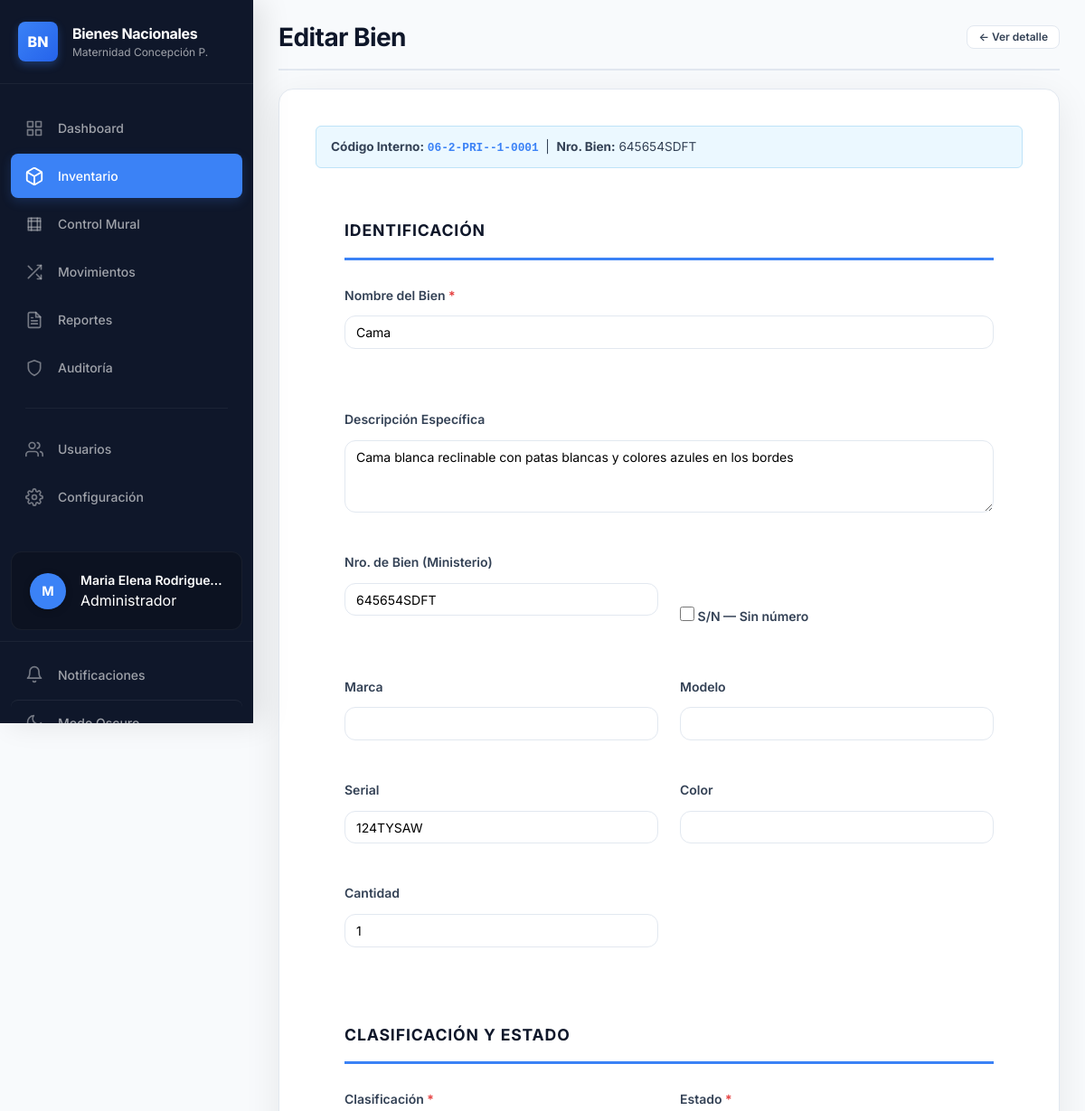
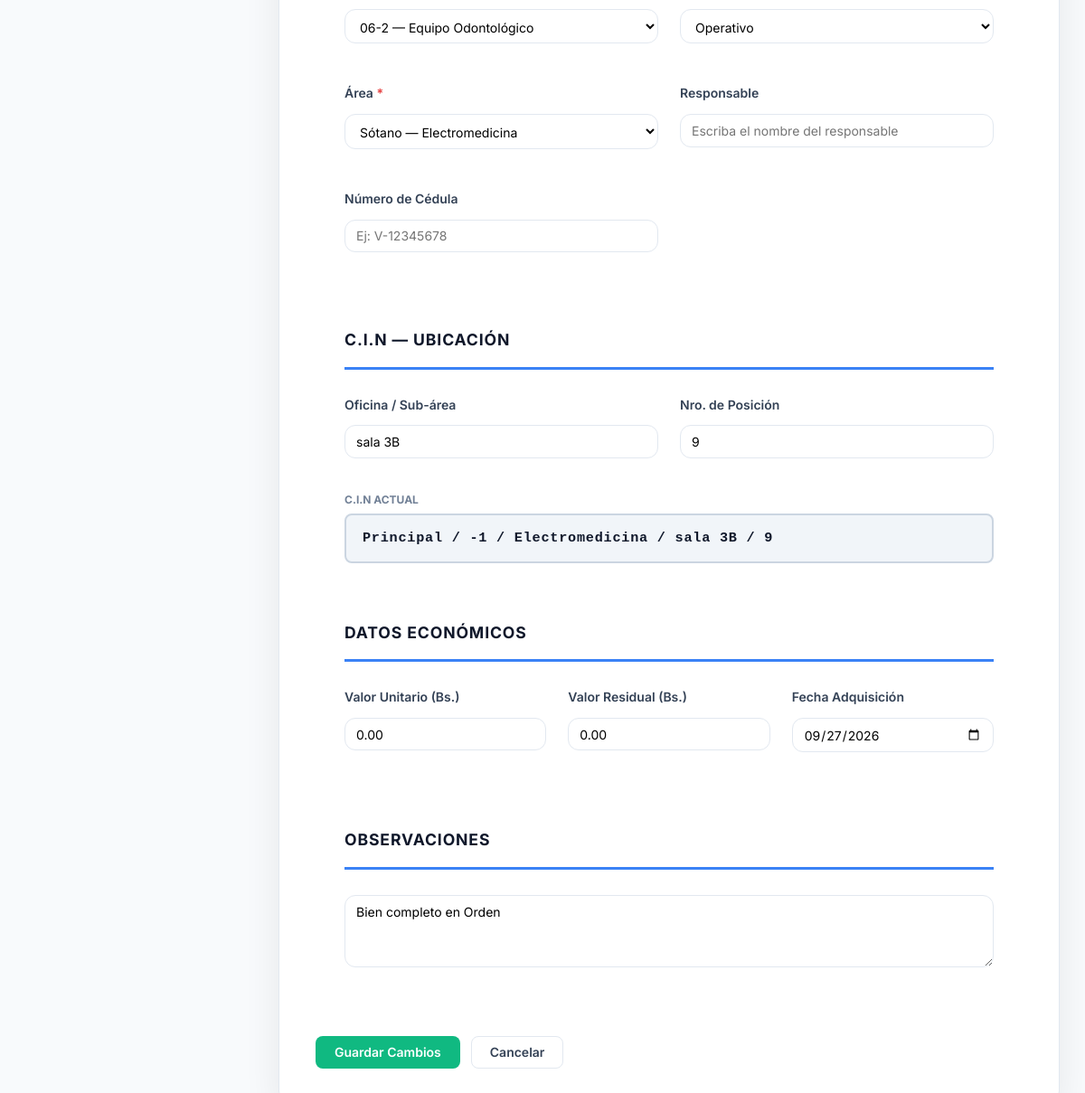
Screenshot of /public/bienes/81/editar (signed in) with the database file from the repository (2 pictures, top to bottom).
### tables this page shows
CREATE TABLE `bienes` (
  `id_bien` int(11) NOT NULL,
  `codigo_sudebip` varchar(50) NOT NULL,
  `codigo_interno` varchar(50) DEFAULT NULL,
  `codigo_ministerio` varchar(50) DEFAULT NULL,
  `nro_bien_ministerio` varchar(30) DEFAULT NULL,
  `es_sn` tinyint(1) NOT NULL DEFAULT 0,
  `nombre` varchar(255) NOT NULL,
  `descripcion` text DEFAULT NULL,
  `serial` varchar(100) DEFAULT NULL,
  `marca` varchar(100) DEFAULT NULL,
  `modelo` varchar(100) DEFAULT NULL,
  `color` varchar(50) DEFAULT NULL,
  `anio_fabricacion` smallint(6) DEFAULT NULL,
  `cantidad` smallint(6) NOT NULL DEFAULT 1,
  `condicion_inicial` enum('Nuevo','Bueno','Regular','Malo') DEFAULT NULL,
  `id_estado` int(11) NOT NULL DEFAULT 1,
  `id_tipo` int(11) DEFAULT NULL,
  `id_area` int(11) DEFAULT NULL,
  `responsable_id` int(11) DEFAULT NULL,
  `responsable_nombre` varchar(255) DEFAULT NULL,
  `responsable_cedula` varchar(20) DEFAULT NULL,
  `responsable_foto_path` varchar(500) DEFAULT NULL,
  `cin_edificio` varchar(50) DEFAULT NULL,
  `cin_piso` varchar(10) DEFAULT NULL,
  `cin_departamento` varchar(100) DEFAULT NULL,
  `cin_oficina` varchar(100) DEFAULT NULL,
  `cin_posicion` varchar(20) DEFAULT NULL,
  `numero_factura` varchar(50) DEFAULT NULL,
  `fecha_adquisicion` date DEFAULT NULL,
  `valor_inicial` decimal(15,2) DEFAULT NULL,
  `valor_residual` decimal(15,2) NOT NULL DEFAULT 0.00,
  `vida_util_anos` tinyint(4) NOT NULL DEFAULT 10,
  `observaciones` text DEFAULT NULL,
  `imagen_path` varchar(500) DEFAULT NULL,
  `created_at` timestamp NOT NULL DEFAULT current_timestamp(),
  `updated_at` timestamp NOT NULL DEFAULT current_timestamp() ON UPDATE current_timestamp()
);

CREATE TABLE `tipos_bien` (
  `id_tipo` int(11) NOT NULL,
  `codigo` varchar(10) NOT NULL,
  `nombre` varchar(100) NOT NULL,
  `descripcion` text DEFAULT NULL,
  `vida_util_anos` tinyint(4) NOT NULL DEFAULT 10,
  `categoria` varchar(50) DEFAULT NULL,
  `activo` tinyint(1) NOT NULL DEFAULT 1,
  `created_at` timestamp NOT NULL DEFAULT current_timestamp()
);

CREATE TABLE `estados` (
  `id_estado` int(11) NOT NULL,
  `nombre` varchar(50) NOT NULL,
  `descripcion` text DEFAULT NULL,
  `color` varchar(7) DEFAULT NULL COMMENT 'Color HEX para la UI',
  `es_baja` tinyint(1) NOT NULL DEFAULT 0,
  `created_at` timestamp NOT NULL DEFAULT current_timestamp()
);

### app/views/bien/edit.php (the view, shortened to what the rows shown need)
<?php
require APP_PATH . '/views/partials/sidebar.php';
?>
<main class="main-content">
    <div class="page-header">
        <h1>Editar Bien</h1>
        <a href="<?= $base_url ?>/bienes/<?= $bien['id_bien'] ?>" class="btn btn-secondary btn-sm">← Ver detalle</a>
    </div>
    <div class="form-card">
        <div style="background:#ebf8ff;border:1px solid #bee3f8;border-radius:.375rem;padding:.75rem 1rem;margin-bottom:1.5rem;font-size:.85rem">
            <strong>Código Interno:</strong> <span class="codigo-interno"><?= htmlspecialchars($bien['codigo_interno'] ?? '') ?></span>
            &nbsp;|&nbsp;
            <strong>Nro. Bien:</strong> <?= $bien['es_sn'] ? '<em>S/N</em>' : htmlspecialchars($bien['nro_bien_ministerio'] ?? '') ?>
        </div>
        <form id="editBienForm">
            <div class="form-section">
                <div class="form-section-title">Identificación</div>
                <div class="form-grid">
                    <div class="form-group full">
                        <label>Nombre del Bien <span class="req">*</span></label>
                        <input type="text" name="nombre" class="form-input" value="<?= htmlspecialchars($bien['nombre']) ?>" required>
                        <span class="form-error" id="nombre-error"></span>
                    </div>
                    <div class="form-group full">
                        <label>Descripción Específica</label>
                        <textarea name="descripcion" class="form-textarea"><?= htmlspecialchars($bien['descripcion'] ?? '') ?></textarea>
                    </div>
                    <div class="form-group">
                        <label>Nro. de Bien (Ministerio)</label>
                        <input type="text" name="nro_bien_ministerio" id="nro_bien_ministerio" class="form-input"
                               value="<?= $bien['es_sn'] ? '' : htmlspecialchars($bien['nro_bien_ministerio'] ?? '') ?>"
                               <?= $bien['es_sn'] ? 'disabled style="opacity:.4"' : '' ?>>
                        <span class="form-error" id="nro_bien_ministerio-error"></span>
                    </div>
                    <div class="form-group" style="justify-content:flex-end;padding-bottom:.3rem">
                        <label>&nbsp;</label>
                        <label class="check-group form-group" style="flex-direction:row;align-items:center;gap:.5rem;cursor:pointer">
                            <input type="checkbox" name="es_sn" id="es_sn" value="1"
                                   <?= $bien['es_sn'] ? 'checked' : '' ?>
                                   onchange="toggleNroBien(this)">
                            <span style="font-size:.875rem;font-weight:600">S/N — Sin número</span>
                        </label>
                    </div>
                    <div class="form-group">
                        <label>Marca</label>
                        <input type="text" name="marca" class="form-input" value="<?= htmlspecialchars($bien['marca'] ?? '') ?>">
                    </div>
                    <div class="form-group">
                        <label>Modelo</label>
                        <input type="text" name="modelo" class="form-input" value="<?= htmlspecialchars($bien['modelo'] ?? '') ?>">
                    </div>
                    <div class="form-group">
                        <label>Serial</label>
                        <input type="text" name="serial" class="form-input" value="<?= htmlspecialchars($bien['serial'] ?? '') ?>">
                    </div>
                    <div class="form-group">
                        <label>Color</label>
                        <input type="text" name="color" class="form-input" value="<?= htmlspecialchars($bien['color'] ?? '') ?>">
                    </div>
                    <div class="form-group">
                        <label>Cantidad</label>
                        <input type="number" name="cantidad" class="form-input" value="<?= (int)($bien['cantidad'] ?? 1) ?>" min="1">
                    </div>
                </div>
            </div>
            <div class="form-section">
                <div class="form-section-title">Clasificación y Estado</div>
                <div class="form-grid">
                    <div class="form-group">
                        <label>Clasificación <span class="req">*</span></label>
                        <select name="id_tipo" class="form-select" required>
                            <?php foreach ($tipos as $t): ?>
                            <option value="<?= $t['id_tipo'] ?>" <?= $t['id_tipo'] == $bien['id_tipo'] ? 'selected' : '' ?>>
                                <?= htmlspecialchars($t['codigo'] . ' — ' . $t['nombre']) ?>
                            </option>
                            <?php endforeach; ?>
                        </select>
                    </div>
                    <div class="form-group">
                        <label>Estado <span class="req">*</span></label>
                        <select name="id_estado" class="form-select" required>
                            <?php foreach ($estados as $e): ?>
                            <option value="<?= $e['id_estado'] ?>" <?= $e['id_estado'] == $bien['id_estado'] ? 'selected' : '' ?>>
                                <?= htmlspecialchars($e['nombre']) ?>
                            </option>
                            <?php endforeach; ?>
                        </select>
                    </div>
                    <div class="form-group">
                        <label>Área <span class="req">*</span></label>
                        <select name="id_area" id="id_area" class="form-select" required>
                            <?php
                            $edificioActual = '';
                            foreach ($areas as $a):
                                if ($a['edificio'] !== $edificioActual):
                                    echo '<optgroup label="Edificio ' . htmlspecialchars($a['edificio']) . '">';
                                    $edificioActual = $a['edificio'];
                                endif;
                                $pisoLabel = $a['piso'] == -1 ? 'Sótano' : ($a['piso'] == 0 ? 'P.Baja' : 'Piso ' . $a['piso']);
                                $sel = $a['id_area'] == $bien['id_area'] ? 'selected' : '';
                            ?>
                            <option value="<?= $a['id_area'] ?>" <?= $sel ?>
                                    data-edificio="<?= htmlspecialchars($a['edificio']) ?>"
                                    data-piso="<?= htmlspecialchars($a['piso']) ?>"
                                    data-depto="<?= htmlspecialchars($a['nombre_area']) ?>">
                                <?= htmlspecialchars($pisoLabel . ' — ' . $a['nombre_area']) ?>
                            </option>
                            <?php endforeach; if ($edificioActual !== '') echo '</optgroup>'; ?>
                        </select>
                    </div>
                    <div class="form-group">
                        <label>Responsable</label>
                        <input type="text" name="responsable_nombre" class="form-input" list="personal_list"
                               placeholder="Escriba el nombre del responsable"
                               value="<?= htmlspecialchars($bien['responsable_nombre'] ?? '') ?>">
                    </div>
                    <div class="form-group">
                        <label>Número de Cédula</label>
                        <input type="text" name="responsable_cedula" class="form-input"
                               placeholder="Ej: V-12345678" maxlength="15"
                               value="<?= htmlspecialchars($bien['responsable_cedula'] ?? '') ?>">
                    </div>
                </div>
            </div>
            <div class="form-section">
                <div class="form-section-title">C.I.N — Ubicación</div>
                <div class="form-grid">
                    <div class="form-group">
                        <label>Oficina / Sub-área</label>
                        <input type="text" name="cin_oficina" id="cin_oficina" class="form-input"
                               value="<?= htmlspecialchars($bien['cin_oficina'] ?? '') ?>">
                    </div>
                    <div class="form-group">
                        <label>Nro. de Posición</label>
                        <input type="text" name="cin_posicion" id="cin_posicion" class="form-input"
                               value="<?= htmlspecialchars($bien['cin_posicion'] ?? '') ?>">
                    </div>
                </div>
                <div style="margin-top:.75rem">
                    <label style="font-size:.75rem;font-weight:700;text-transform:uppercase;color:#718096">C.I.N Actual</label>
                    <div class="cin-preview" id="cinPreview" style="margin-top:.3rem">
                        <?= htmlspecialchars(implode(' / ', array_filter([
                            $bien['cin_edificio'] ?? $bien['edificio'] ?? '',
                            $bien['cin_piso'] ?? $bien['piso'] ?? '',
                            $bien['cin_departamento'] ?? $bien['nombre_area'] ?? '',
                            $bien['cin_oficina'] ?? '',
                            $bien['cin_posicion'] ?? '',
                        ]))) ?: '—' ?>
                    </div>
                </div>
            </div>
            <div class="form-section">
                <div class="form-section-title">Datos Económicos</div>
                <div class="form-grid form-grid-3">
                    <div class="form-group">
                        <label>Valor Unitario (Bs.)</label>
                        <input type="number" name="valor_inicial" class="form-input" step="0.01" min="0"
                               value="<?= htmlspecialchars($bien['valor_inicial'] ?? '') ?>">
                    </div>
                    <div class="form-group">
                        <label>Valor Residual (Bs.)</label>
                        <input type="number" name="valor_residual" class="form-input" step="0.01" min="0"
                               value="<?= htmlspecialchars($bien['valor_residual'] ?? '') ?>">
                    </div>
                    <div class="form-group">
                        <label>Fecha Adquisición</label>
                        <input type="date" name="fecha_adquisicion" class="form-input"
                               value="<?= htmlspecialchars($bien['fecha_adquisicion'] ?? '') ?>">
                    </div>
                </div>
            </div>
            <div class="form-section">
                <div class="form-section-title">Observaciones</div>
                <div class="form-group">
                    <textarea name="observaciones" class="form-textarea"><?= htmlspecialchars($bien['observaciones'] ?? '') ?></textarea>
                </div>
            </div>
            <div class="form-actions">
                <button type="submit" class="btn btn-success">Guardar Cambios</button>
                <a href="<?= $base_url ?>/bienes/<?= $bien['id_bien'] ?>" class="btn btn-secondary">Cancelar</a>
            </div>
        </form>
    </div>
</main>

### rows the page displays
bienes: codigo_interno "06-2-PRI--1-0001", nro_bien_ministerio "645654SDFT", nombre "Cama", descripcion "Cama blanca reclinable con patas blancas y colores azules en los bordes", serial "124TYSAW", cantidad "1", id_tipo "06-2 — Equipo Odontológico", id_estado "Operativo", cin_oficina "sala 3B", cin_posicion "9", cin_edificio+cin_piso+cin_departamento "Principal / -1 / Electromedicina / sala 3B / 9", valor_inicial "0.00", valor_residual "0.00", fecha_adquisicion "09/27/2026", observaciones "Bien completo en Orden"

### other values shown
$inicial "M"
$_SESSION['nombre'] "Maria Elena Rodrigue…"
$rolLabel "Administrador"
form field id_area "Sótano — Electromedicina"
